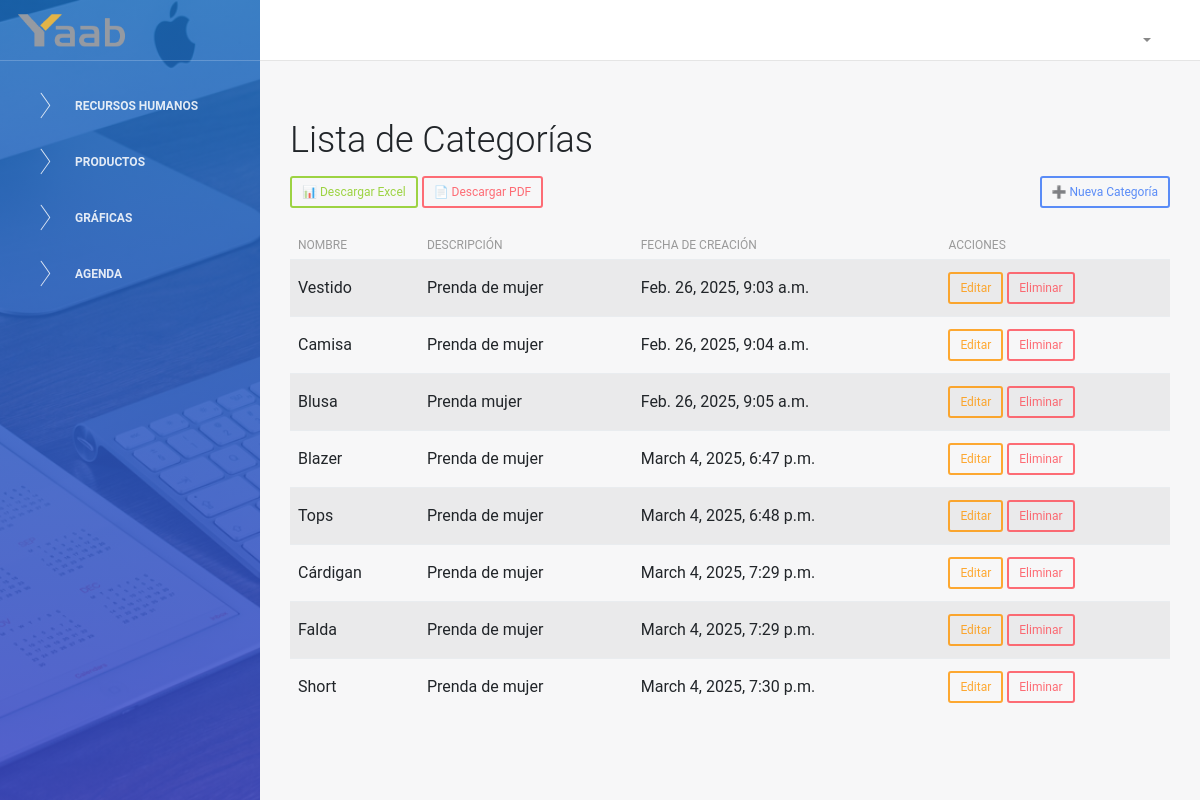
The app's page /yaab/categorias/ with its own data.
### pruebayaab/models.py (models this page shows, shortened)
class Categoria(models.Model):
    nombre = models.CharField(max_length=100, unique=True)  # Corrección aquí
    descripcion = models.TextField(blank=True, null=True)
    fecha_creacion = models.DateTimeField(auto_now_add=True)  # Fecha automática

### pruebayaab/views.py (the view)
# urls.py: path('categorias/', views.listar_categorias, name='listar_categorias'),
def listar_categorias(request):
    categorias = Categoria.objects.all()
    nombre = request.GET.get('nombre', '')
    descripcion = request.GET.get('descripcion', '')
    if nombre:
        categorias = categorias.filter(nombre__icontains=nombre)
    if descripcion:
        categorias = categorias.filter(descripcion__icontains=descripcion)
    return render(request, 'pruebayaab/lista.html', {'categorias': categorias})

### pruebayaab/templates/pruebayaab/lista.html
{% extends "pruebayaab/dashboard_template.html" %}
{% block content %}
<h2>Lista de Categorías</h2>
<div class="d-flex justify-content-between align-items-center mb-3">
    <div>
        <a href="{% url 'pruebayaab_app:exportar_categorias_excel' %}" class="btn btn-success btn-sm">📊 Descargar Excel</a>
        <a href="{% url 'pruebayaab_app:exportar_categorias_pdf' %}" class="btn btn-danger btn-sm">📄 Descargar PDF</a>
    </div>
    <a href="{% url 'pruebayaab_app:crear_categoria' %}" class="btn btn-primary btn-sm">➕ Nueva Categoría</a>
</div>
<table class="table table-striped">
    <thead>
        <tr>
            <th>Nombre</th>
            <th>Descripción</th>
            <th>Fecha de Creación</th>
            <th>Acciones</th>
        </tr>
    </thead>
    <tbody>
        {% for categoria in categorias %}
        <tr>
            <td>{{ categoria.nombre }}</td>
            <td>{{ categoria.descripcion }}</td>
            <td>{{ categoria.fecha_creacion }}</td>
            <td>
                <a href="{% url 'pruebayaab_app:editar_categoria' categoria.id %}" class="btn btn-warning btn-sm">Editar</a>
                <a href="{% url 'pruebayaab_app:eliminar_categoria' categoria.id %}" class="btn btn-danger btn-sm">Eliminar</a>
            </td>
        </tr>
        {% endfor %}
    </tbody>
</table>
{% endblock %}

### records on screen
Categoria: nombre "Vestido", descripcion "Prenda de mujer", fecha_creacion "Feb. 26, 2025, 9:03 a.m."
Categoria: nombre "Camisa", descripcion "Prenda de mujer", fecha_creacion "Feb. 26, 2025, 9:04 a.m."
Categoria: nombre "Blusa", descripcion "Prenda mujer", fecha_creacion "Feb. 26, 2025, 9:05 a.m."
Categoria: nombre "Blazer", descripcion "Prenda de mujer", fecha_creacion "March 4, 2025, 6:47 p.m."
Categoria: nombre "Tops", descripcion "Prenda de mujer", fecha_creacion "March 4, 2025, 6:48 p.m."
Categoria: nombre "Cárdigan", descripcion "Prenda de mujer", fecha_creacion "March 4, 2025, 7:29 p.m."
Categoria: nombre "Falda", descripcion "Prenda de mujer", fecha_creacion "March 4, 2025, 7:29 p.m."
Categoria: nombre "Short", descripcion "Prenda de mujer", fecha_creacion "March 4, 2025, 7:30 p.m."
